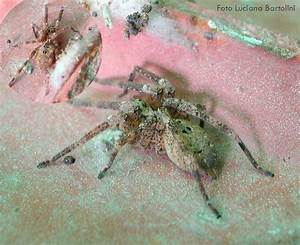
#> input picture train/train/araña/OIP-2nJsyilyHinF9tDdP0x0ZgHaGC.jpeg, 300 x 245 px; its folder holds only this picture in this run
$ python data_resize.py
#> lines starting #> are read from the running program, lines starting #| are printed output that depends on the picture
from PIL import Image
import os

# Path to your train and validation folders
train_folder = "train/train"
validation_folder = "validation/validation"

# Output folders for resized images
resized_train_folder = "resized_train"
resized_validation_folder = "resized_validation"

# Target size
target_size = (255, 255)

# Resize images in the train folder
for class_folder in os.listdir(train_folder):
    class_input_folder = os.path.join(train_folder, class_folder)
    class_output_folder = os.path.join(resized_train_folder, class_folder)
    os.makedirs(class_output_folder, exist_ok=True)

    for img_name in os.listdir(class_input_folder):
        img_path = os.path.join(class_input_folder, img_name)
        img = Image.open(img_path)
#> img is the input picture: PIL image 300x245 RGB; mean R, G, B 165.5, 155.3, 143.4
        img_resized = img.resize(target_size, Image.LANCZOS)
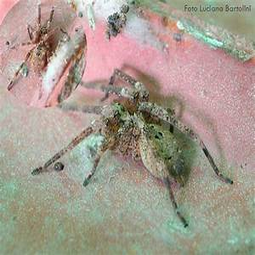
#> img_resized: PIL image 255x255 RGB; mean R, G, B 165.5, 155.3, 143.4
        img_resized.save(os.path.join(class_output_folder, img_name))
#> pass 2 of the loop `for class_folder in os.listdir(train_folder):`:
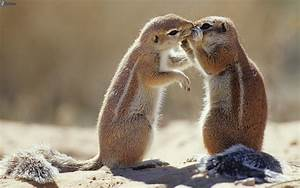
#> input picture train/train/ardilla/OIP-7W0siIA6yjYVIHigp6vMxwHaEo.jpeg, 300 x 188 px
#> img is the input picture: PIL image 300x188 RGB; mean R, G, B 143.6, 128.6, 109.8
#> `img_resized = img.resize(target_size, Image.LANCZOS)`:
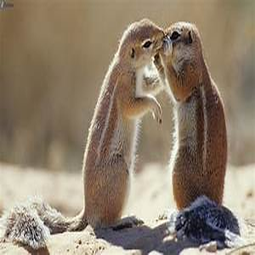
#> img_resized: PIL image 255x255 RGB; mean R, G, B 143.6, 128.6, 109.8

# Resize images in the validation folder
#> (the run stopped early here; a loop or call above may not have finished)
